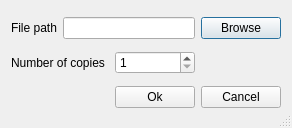
<?xml version="1.0" encoding="UTF-8"?>
<ui version="4.0">
 <class>AddFileDialog</class>
 <widget class="QDialog" name="AddFileDialog">
  <property name="geometry">
   <rect>
    <x>0</x>
    <y>0</y>
    <width>292</width>
    <height>128</height>
   </rect>
  </property>
  <property name="contextMenuPolicy">
   <enum>Qt::DefaultContextMenu</enum>
  </property>
  <property name="windowTitle">
   <string>Dialog</string>
  </property>
  <property name="sizeGripEnabled">
   <bool>true</bool>
  </property>
  <layout class="QGridLayout" name="gridLayout_3">
   <item row="0" column="0">
    <widget class="QLabel" name="label">
     <property name="text">
      <string>File path</string>
     </property>
    </widget>
   </item>
   <item row="0" column="1" colspan="2">
    <widget class="QLineEdit" name="lineEdit"/>
   </item>
   <item row="0" column="3">
    <widget class="QPushButton" name="browse">
     <property name="text">
      <string>Browse</string>
     </property>
    </widget>
   </item>
   <item row="1" column="0" colspan="2">
    <widget class="QLabel" name="label_2">
     <property name="text">
      <string>Number of copies</string>
     </property>
    </widget>
   </item>
   <item row="1" column="2">
    <widget class="QSpinBox" name="spinBox">
     <property name="minimum">
      <number>1</number>
     </property>
     <property name="maximum">
      <number>10</number>
     </property>
    </widget>
   </item>
   <item row="2" column="3">
    <widget class="QPushButton" name="pushButton_2">
     <property name="text">
      <string>Cancel</string>
     </property>
    </widget>
   </item>
   <item row="2" column="2">
    <widget class="QPushButton" name="pushButton">
     <property name="text">
      <string>Ok</string>
     </property>
    </widget>
   </item>
  </layout>
 </widget>
 <resources/>
 <connections>
  <connection>
   <sender>lineEdit</sender>
   <signal>returnPressed()</signal>
   <receiver>browse</receiver>
   <slot>click()</slot>
   <hints>
    <hint type="sourcelabel">
     <x>161</x>
     <y>20</y>
    </hint>
    <hint type="destinationlabel">
     <x>275</x>
     <y>24</y>
    </hint>
   </hints>
  </connection>
  <connection>
   <sender>pushButton</sender>
   <signal>clicked()</signal>
   <receiver>AddFileDialog</receiver>
   <slot>accept()</slot>
   <hints>
    <hint type="sourcelabel">
     <x>172</x>
     <y>100</y>
    </hint>
    <hint type="destinationlabel">
     <x>173</x>
     <y>115</y>
    </hint>
   </hints>
  </connection>
  <connection>
   <sender>pushButton_2</sender>
   <signal>clicked()</signal>
   <receiver>AddFileDialog</receiver>
   <slot>reject()</slot>
   <hints>
    <hint type="sourcelabel">
     <x>241</x>
     <y>99</y>
    </hint>
    <hint type="destinationlabel">
     <x>241</x>
     <y>81</y>
    </hint>
   </hints>
  </connection>
 </connections>
</ui>
